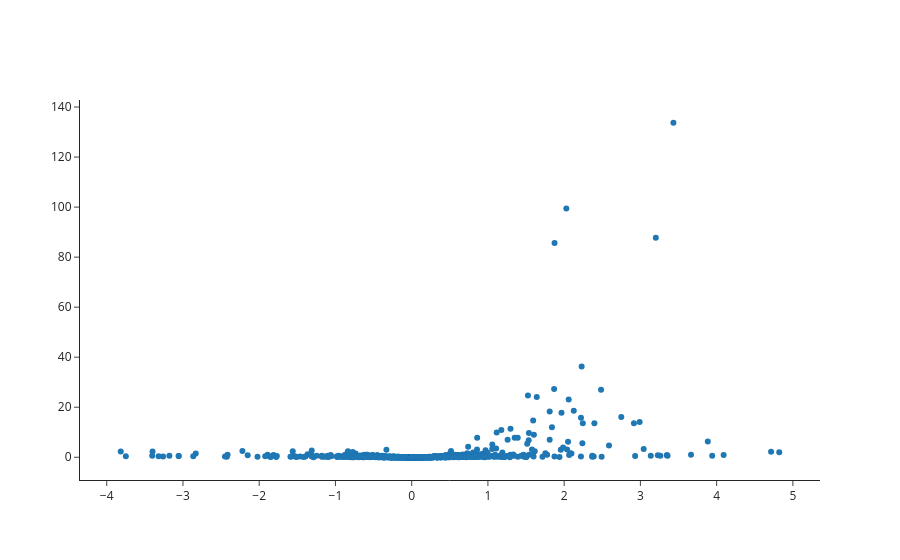

Notebook code for this chart:
### Code cell
plot_data = ps6_df[ps6_df['odor_and_conc'] == '1% Pyridine']

fig = go.Figure()

fig.add_traces(go.Scatter(
    x = plot_data['logFC'],
    y = plot_data['FDR'].apply(lambda x: -np.log(x)), 
    text = plot_data['DL_OR'], 
    mode = 'markers'
    )
)
fig.update_layout(template = 'simple_white')
fig.show()

### Figure 1 — Plotly figure (JSON) as saved in the notebook; plotly's stock layout.template omitted (floating-point values rounded to 4 significant figures; data arrays with more than 128 entries replaced by an {"elided": "..."} marker saying what was removed)
{"data": [{"mode": "markers", "text": {"elided": "1102 str values"}, "type": "scatter", "x": {"elided": "1102 float values"}, "y": {"elided": "1102 float values"}}], "layout": {}}
